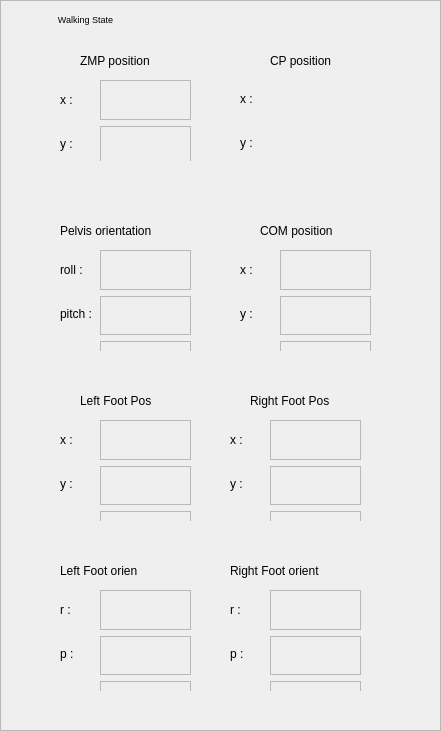
    <widget class="QFrame" name="frame_18">
     <property name="geometry">
      <rect>
       <x>20</x>
       <y>10</y>
       <width>441</width>
       <height>731</height>
      </rect>
     </property>
     <property name="frameShape">
      <enum>QFrame::StyledPanel</enum>
     </property>
     <property name="frameShadow">
      <enum>QFrame::Raised</enum>
     </property>
     <widget class="QFrame" name="frame_6">
      <property name="geometry">
       <rect>
        <x>50</x>
        <y>50</y>
        <width>151</width>
        <height>111</height>
       </rect>
      </property>
      <property name="frameShape">
       <enum>QFrame::NoFrame</enum>
      </property>
      <property name="frameShadow">
       <enum>QFrame::Raised</enum>
      </property>
      <widget class="QWidget" name="verticalLayoutWidget_7">
       <property name="geometry">
        <rect>
         <x>50</x>
         <y>30</y>
         <width>91</width>
         <height>131</height>
        </rect>
       </property>
       <layout class="QVBoxLayout" name="verticalLayout_26">
        <item>
         <widget class="QLabel" name="label_22">
          <property name="autoFillBackground">
           <bool>false</bool>
          </property>
          <property name="frameShape">
           <enum>QFrame::StyledPanel</enum>
          </property>
          <property name="text">
           <string/>
          </property>
         </widget>
        </item>
        <item>
         <widget class="QLabel" name="label_23">
          <property name="frameShape">
           <enum>QFrame::StyledPanel</enum>
          </property>
          <property name="text">
           <string/>
          </property>
         </widget>
        </item>
        <item>
         <widget class="QLabel" name="label_42">
          <property name="frameShape">
           <enum>QFrame::StyledPanel</enum>
          </property>
          <property name="text">
           <string/>
          </property>
         </widget>
        </item>
       </layout>
      </widget>
      <widget class="QWidget" name="verticalLayoutWidget_8">
       <property name="geometry">
        <rect>
         <x>10</x>
         <y>30</y>
         <width>41</width>
         <height>128</height>
        </rect>
       </property>
       <layout class="QVBoxLayout" name="verticalLayout_27">
        <item>
         <widget class="QLabel" name="label_25">
          <property name="text">
           <string>x :</string>
          </property>
         </widget>
        </item>
        <item>
         <widget class="QLabel" name="label_26">
          <property name="text">
           <string>y :</string>
          </property>
         </widget>
        </item>
        <item>
         <widget class="QLabel" name="label_43">
          <property name="text">
           <string>ov:</string>
          </property>
         </widget>
        </item>
       </layout>
      </widget>
      <widget class="QLabel" name="label_28">
       <property name="geometry">
        <rect>
         <x>30</x>
         <y>0</y>
         <width>101</width>
         <height>21</height>
        </rect>
       </property>
       <property name="text">
        <string>ZMP position</string>
       </property>
      </widget>
     </widget>
     <widget class="QFrame" name="frame_17">
      <property name="geometry">
       <rect>
        <x>230</x>
        <y>50</y>
        <width>151</width>
        <height>111</height>
       </rect>
      </property>
      <property name="frameShape">
       <enum>QFrame::NoFrame</enum>
      </property>
      <property name="frameShadow">
       <enum>QFrame::Raised</enum>
      </property>
      <widget class="QWidget" name="verticalLayoutWidget_9">
       <property name="geometry">
        <rect>
         <x>50</x>
         <y>30</y>
         <width>91</width>
         <height>80</height>
        </rect>
       </property>
       <layout class="QVBoxLayout" name="verticalLayout_28">
        <item>
         <widget class="QLabel" name="label_24">
          <property name="autoFillBackground">
           <bool>false</bool>
          </property>
          <property name="text">
           <string/>
          </property>
         </widget>
        </item>
        <item>
         <widget class="QLabel" name="label_27">
          <property name="text">
           <string/>
          </property>
         </widget>
        </item>
       </layout>
      </widget>
      <widget class="QWidget" name="verticalLayoutWidget_10">
       <property name="geometry">
        <rect>
         <x>10</x>
         <y>30</y>
         <width>31</width>
         <height>82</height>
        </rect>
       </property>
       <layout class="QVBoxLayout" name="verticalLayout_29">
        <item>
         <widget class="QLabel" name="label_29">
          <property name="text">
           <string>x :</string>
          </property>
         </widget>
        </item>
        <item>
         <widget class="QLabel" name="label_30">
          <property name="text">
           <string>y :</string>
          </property>
         </widget>
        </item>
       </layout>
      </widget>
      <widget class="QLabel" name="label_31">
       <property name="geometry">
        <rect>
         <x>40</x>
         <y>0</y>
         <width>101</width>
         <height>21</height>
        </rect>
       </property>
       <property name="text">
        <string>CP position</string>
       </property>
      </widget>
     </widget>
     <widget class="QFrame" name="frame_20">
      <property name="geometry">
       <rect>
        <x>230</x>
        <y>210</y>
        <width>151</width>
        <height>141</height>
       </rect>
      </property>
      <property name="frameShape">
       <enum>QFrame::NoFrame</enum>
      </property>
      <property name="frameShadow">
       <enum>QFrame::Raised</enum>
      </property>
      <widget class="QWidget" name="verticalLayoutWidget_16">
       <property name="geometry">
        <rect>
         <x>50</x>
         <y>40</y>
         <width>91</width>
         <height>131</height>
        </rect>
       </property>
       <layout class="QVBoxLayout" name="verticalLayout_63">
        <item>
         <widget class="QLabel" name="label_49">
          <property name="autoFillBackground">
           <bool>false</bool>
          </property>
          <property name="frameShape">
           <enum>QFrame::StyledPanel</enum>
          </property>
          <property name="text">
           <string/>
          </property>
         </widget>
        </item>
        <item>
         <widget class="QLabel" name="label_50">
          <property name="frameShape">
           <enum>QFrame::StyledPanel</enum>
          </property>
          <property name="text">
           <string/>
          </property>
         </widget>
        </item>
        <item>
         <widget class="QLabel" name="label_51">
          <property name="frameShape">
           <enum>QFrame::StyledPanel</enum>
          </property>
          <property name="text">
           <string/>
          </property>
         </widget>
        </item>
       </layout>
      </widget>
      <widget class="QWidget" name="verticalLayoutWidget_17">
       <property name="geometry">
        <rect>
         <x>10</x>
         <y>40</y>
         <width>31</width>
         <height>128</height>
        </rect>
       </property>
       <layout class="QVBoxLayout" name="verticalLayout_64">
        <item>
         <widget class="QLabel" name="label_52">
          <property name="text">
           <string>x :</string>
          </property>
         </widget>
        </item>
        <item>
         <widget class="QLabel" name="label_53">
          <property name="text">
           <string>y :</string>
          </property>
         </widget>
        </item>
        <item>
         <widget class="QLabel" name="label_54">
          <property name="text">
           <string>z :</string>
          </property>
         </widget>
        </item>
       </layout>
      </widget>
      <widget class="QLabel" name="label_55">
       <property name="geometry">
        <rect>
         <x>30</x>
         <y>10</y>
         <width>91</width>
         <height>21</height>
        </rect>
       </property>
       <property name="text">
        <string>COM position</string>
       </property>
      </widget>
     </widget>
     <widget class="QFrame" name="frame_19">
      <property name="geometry">
       <rect>
        <x>50</x>
        <y>210</y>
        <width>151</width>
        <height>141</height>
       </rect>
      </property>
      <property name="frameShape">
       <enum>QFrame::NoFrame</enum>
      </property>
      <property name="frameShadow">
       <enum>QFrame::Raised</enum>
      </property>
      <widget class="QWidget" name="verticalLayoutWidget_14">
       <property name="geometry">
        <rect>
         <x>50</x>
         <y>40</y>
         <width>91</width>
         <height>131</height>
        </rect>
       </property>
       <layout class="QVBoxLayout" name="verticalLayout_61">
        <item>
         <widget class="QLabel" name="label_40">
          <property name="autoFillBackground">
           <bool>false</bool>
          </property>
          <property name="frameShape">
           <enum>QFrame::StyledPanel</enum>
          </property>
          <property name="text">
           <string/>
          </property>
         </widget>
        </item>
        <item>
         <widget class="QLabel" name="label_41">
          <property name="frameShape">
           <enum>QFrame::StyledPanel</enum>
          </property>
          <property name="text">
           <string/>
          </property>
         </widget>
        </item>
        <item>
         <widget class="QLabel" name="label_44">
          <property name="frameShape">
           <enum>QFrame::StyledPanel</enum>
          </property>
          <property name="text">
           <string/>
          </property>
         </widget>
        </item>
       </layout>
      </widget>
      <widget class="QWidget" name="verticalLayoutWidget_15">
       <property name="geometry">
        <rect>
         <x>10</x>
         <y>40</y>
         <width>82</width>
         <height>128</height>
        </rect>
       </property>
       <layout class="QVBoxLayout" name="verticalLayout_62">
        <item>
         <widget class="QLabel" name="label_45">
          <property name="text">
           <string>roll :</string>
          </property>
         </widget>
        </item>
        <item>
         <widget class="QLabel" name="label_46">
          <property name="text">
           <string>pitch :</string>
          </property>
         </widget>
        </item>
        <item>
         <widget class="QLabel" name="label_47">
          <property name="text">
           <string>yaw :</string>
          </property>
         </widget>
        </item>
       </layout>
      </widget>
      <widget class="QLabel" name="label_48">
       <property name="geometry">
        <rect>
         <x>10</x>
         <y>10</y>
         <width>131</width>
         <height>21</height>
        </rect>
       </property>
       <property name="text">
        <string>Pelvis orientation</string>
       </property>
      </widget>
     </widget>
     <widget class="QFrame" name="frame_41">
      <property name="geometry">
       <rect>
        <x>220</x>
        <y>380</y>
        <width>151</width>
        <height>141</height>
       </rect>
      </property>
      <property name="frameShape">
       <enum>QFrame::NoFrame</enum>
      </property>
      <property name="frameShadow">
       <enum>QFrame::Raised</enum>
      </property>
      <widget class="QWidget" name="verticalLayoutWidget_60">
       <property name="geometry">
        <rect>
         <x>50</x>
         <y>40</y>
         <width>91</width>
         <height>131</height>
        </rect>
       </property>
       <layout class="QVBoxLayout" name="verticalLayout_109">
        <item>
         <widget class="QLabel" name="label_293">
          <property name="autoFillBackground">
           <bool>false</bool>
          </property>
          <property name="frameShape">
           <enum>QFrame::StyledPanel</enum>
          </property>
          <property name="text">
           <string/>
          </property>
         </widget>
        </item>
        <item>
         <widget class="QLabel" name="label_294">
          <property name="frameShape">
           <enum>QFrame::StyledPanel</enum>
          </property>
          <property name="text">
           <string/>
          </property>
         </widget>
        </item>
        <item>
         <widget class="QLabel" name="label_295">
          <property name="frameShape">
           <enum>QFrame::StyledPanel</enum>
          </property>
          <property name="text">
           <string/>
          </property>
         </widget>
        </item>
       </layout>
      </widget>
      <widget class="QWidget" name="verticalLayoutWidget_61">
       <property name="geometry">
        <rect>
         <x>10</x>
         <y>40</y>
         <width>31</width>
         <height>128</height>
        </rect>
       </property>
       <layout class="QVBoxLayout" name="verticalLayout_110">
        <item>
         <widget class="QLabel" name="label_296">
          <property name="text">
           <string>x :</string>
          </property>
         </widget>
        </item>
        <item>
         <widget class="QLabel" name="label_297">
          <property name="text">
           <string>y :</string>
          </property>
         </widget>
        </item>
        <item>
         <widget class="QLabel" name="label_298">
          <property name="text">
           <string>z :</string>
          </property>
         </widget>
        </item>
       </layout>
      </widget>
      <widget class="QLabel" name="label_299">
       <property name="geometry">
        <rect>
         <x>30</x>
         <y>10</y>
         <width>101</width>
         <height>21</height>
        </rect>
       </property>
       <property name="text">
        <string>Right Foot Pos</string>
       </property>
      </widget>
     </widget>
     <widget class="QFrame" name="frame_40">
      <property name="geometry">
       <rect>
        <x>50</x>
        <y>380</y>
        <width>151</width>
        <height>141</height>
       </rect>
      </property>
      <property name="frameShape">
       <enum>QFrame::NoFrame</enum>
      </property>
      <property name="frameShadow">
       <enum>QFrame::Raised</enum>
      </property>
      <widget class="QWidget" name="verticalLayoutWidget_58">
       <property name="geometry">
        <rect>
         <x>50</x>
         <y>40</y>
         <width>91</width>
         <height>131</height>
        </rect>
       </property>
       <layout class="QVBoxLayout" name="verticalLayout_107">
        <item>
         <widget class="QLabel" name="label_286">
          <property name="autoFillBackground">
           <bool>false</bool>
          </property>
          <property name="frameShape">
           <enum>QFrame::StyledPanel</enum>
          </property>
          <property name="text">
           <string/>
          </property>
         </widget>
        </item>
        <item>
         <widget class="QLabel" name="label_287">
          <property name="frameShape">
           <enum>QFrame::StyledPanel</enum>
          </property>
          <property name="text">
           <string/>
          </property>
         </widget>
        </item>
        <item>
         <widget class="QLabel" name="label_288">
          <property name="frameShape">
           <enum>QFrame::StyledPanel</enum>
          </property>
          <property name="text">
           <string/>
          </property>
         </widget>
        </item>
       </layout>
      </widget>
      <widget class="QWidget" name="verticalLayoutWidget_59">
       <property name="geometry">
        <rect>
         <x>10</x>
         <y>40</y>
         <width>31</width>
         <height>128</height>
        </rect>
       </property>
       <layout class="QVBoxLayout" name="verticalLayout_108">
        <item>
         <widget class="QLabel" name="label_289">
          <property name="text">
           <string>x :</string>
          </property>
         </widget>
        </item>
        <item>
         <widget class="QLabel" name="label_290">
          <property name="text">
           <string>y :</string>
          </property>
         </widget>
        </item>
        <item>
         <widget class="QLabel" name="label_291">
          <property name="text">
           <string>z :</string>
          </property>
         </widget>
        </item>
       </layout>
      </widget>
      <widget class="QLabel" name="label_292">
       <property name="geometry">
        <rect>
         <x>30</x>
         <y>10</y>
         <width>101</width>
         <height>21</height>
        </rect>
       </property>
       <property name="text">
        <string>Left Foot Pos</string>
       </property>
      </widget>
     </widget>
     <widget class="QFrame" name="frame_42">
      <property name="geometry">
       <rect>
        <x>50</x>
        <y>550</y>
        <width>151</width>
        <height>141</height>
       </rect>
      </property>
      <property name="frameShape">
       <enum>QFrame::NoFrame</enum>
      </property>
      <property name="frameShadow">
       <enum>QFrame::Raised</enum>
      </property>
      <widget class="QWidget" name="verticalLayoutWidget_62">
       <property name="geometry">
        <rect>
         <x>50</x>
         <y>40</y>
         <width>91</width>
         <height>131</height>
        </rect>
       </property>
       <layout class="QVBoxLayout" name="verticalLayout_111">
        <item>
         <widget class="QLabel" name="label_300">
          <property name="autoFillBackground">
           <bool>false</bool>
          </property>
          <property name="frameShape">
           <enum>QFrame::StyledPanel</enum>
          </property>
          <property name="text">
           <string/>
          </property>
         </widget>
        </item>
        <item>
         <widget class="QLabel" name="label_301">
          <property name="frameShape">
           <enum>QFrame::StyledPanel</enum>
          </property>
          <property name="text">
           <string/>
          </property>
         </widget>
        </item>
        <item>
         <widget class="QLabel" name="label_302">
          <property name="frameShape">
           <enum>QFrame::StyledPanel</enum>
          </property>
          <property name="text">
           <string/>
          </property>
         </widget>
        </item>
       </layout>
      </widget>
      <widget class="QWidget" name="verticalLayoutWidget_63">
       <property name="geometry">
        <rect>
         <x>10</x>
         <y>40</y>
         <width>33</width>
         <height>128</height>
        </rect>
       </property>
       <layout class="QVBoxLayout" name="verticalLayout_112">
        <item>
         <widget class="QLabel" name="label_303">
          <property name="text">
           <string>r :</string>
          </property>
         </widget>
        </item>
        <item>
         <widget class="QLabel" name="label_304">
          <property name="text">
           <string>p :</string>
          </property>
         </widget>
        </item>
        <item>
         <widget class="QLabel" name="label_305">
          <property name="text">
           <string>y :</string>
          </property>
         </widget>
        </item>
       </layout>
      </widget>
      <widget class="QLabel" name="label_306">
       <property name="geometry">
        <rect>
         <x>10</x>
         <y>10</y>
         <width>131</width>
         <height>21</height>
        </rect>
       </property>
       <property name="text">
        <string>Left Foot orien</string>
       </property>
      </widget>
     </widget>
     <widget class="QFrame" name="frame_43">
      <property name="geometry">
       <rect>
        <x>220</x>
        <y>550</y>
        <width>151</width>
        <height>141</height>
       </rect>
      </property>
      <property name="frameShape">
       <enum>QFrame::NoFrame</enum>
      </property>
      <property name="frameShadow">
       <enum>QFrame::Raised</enum>
      </property>
      <widget class="QWidget" name="verticalLayoutWidget_64">
       <property name="geometry">
        <rect>
         <x>50</x>
         <y>40</y>
         <width>91</width>
         <height>131</height>
        </rect>
       </property>
       <layout class="QVBoxLayout" name="verticalLayout_113">
        <item>
         <widget class="QLabel" name="label_307">
          <property name="autoFillBackground">
           <bool>false</bool>
          </property>
          <property name="frameShape">
           <enum>QFrame::StyledPanel</enum>
          </property>
          <property name="text">
           <string/>
          </property>
         </widget>
        </item>
        <item>
         <widget class="QLabel" name="label_308">
          <property name="frameShape">
           <enum>QFrame::StyledPanel</enum>
          </property>
          <property name="text">
           <string/>
          </property>
         </widget>
        </item>
        <item>
         <widget class="QLabel" name="label_309">
          <property name="frameShape">
           <enum>QFrame::StyledPanel</enum>
          </property>
          <property name="text">
           <string/>
          </property>
         </widget>
        </item>
       </layout>
      </widget>
      <widget class="QWidget" name="verticalLayoutWidget_65">
       <property name="geometry">
        <rect>
         <x>10</x>
         <y>40</y>
         <width>33</width>
         <height>128</height>
        </rect>
       </property>
       <layout class="QVBoxLayout" name="verticalLayout_114">
        <item>
         <widget class="QLabel" name="label_310">
          <property name="text">
           <string>r :</string>
          </property>
         </widget>
        </item>
        <item>
         <widget class="QLabel" name="label_311">
          <property name="text">
           <string>p :</string>
          </property>
         </widget>
        </item>
        <item>
         <widget class="QLabel" name="label_312">
          <property name="text">
           <string>y :</string>
          </property>
         </widget>
        </item>
       </layout>
      </widget>
      <widget class="QLabel" name="label_313">
       <property name="geometry">
        <rect>
         <x>10</x>
         <y>10</y>
         <width>131</width>
         <height>21</height>
        </rect>
       </property>
       <property name="text">
        <string>Right Foot orient</string>
       </property>
      </widget>
     </widget>
     <widget class="QLabel" name="label_115">
      <property name="geometry">
       <rect>
        <x>0</x>
        <y>10</y>
        <width>171</width>
        <height>19</height>
       </rect>
      </property>
      <property name="font">
       <font>
        <pointsize>7</pointsize>
        <italic>false</italic>
       </font>
      </property>
      <property name="text">
       <string>Walking State</string>
      </property>
      <property name="alignment">
       <set>Qt::AlignCenter</set>
      </property>
     </widget>
    </widget>
